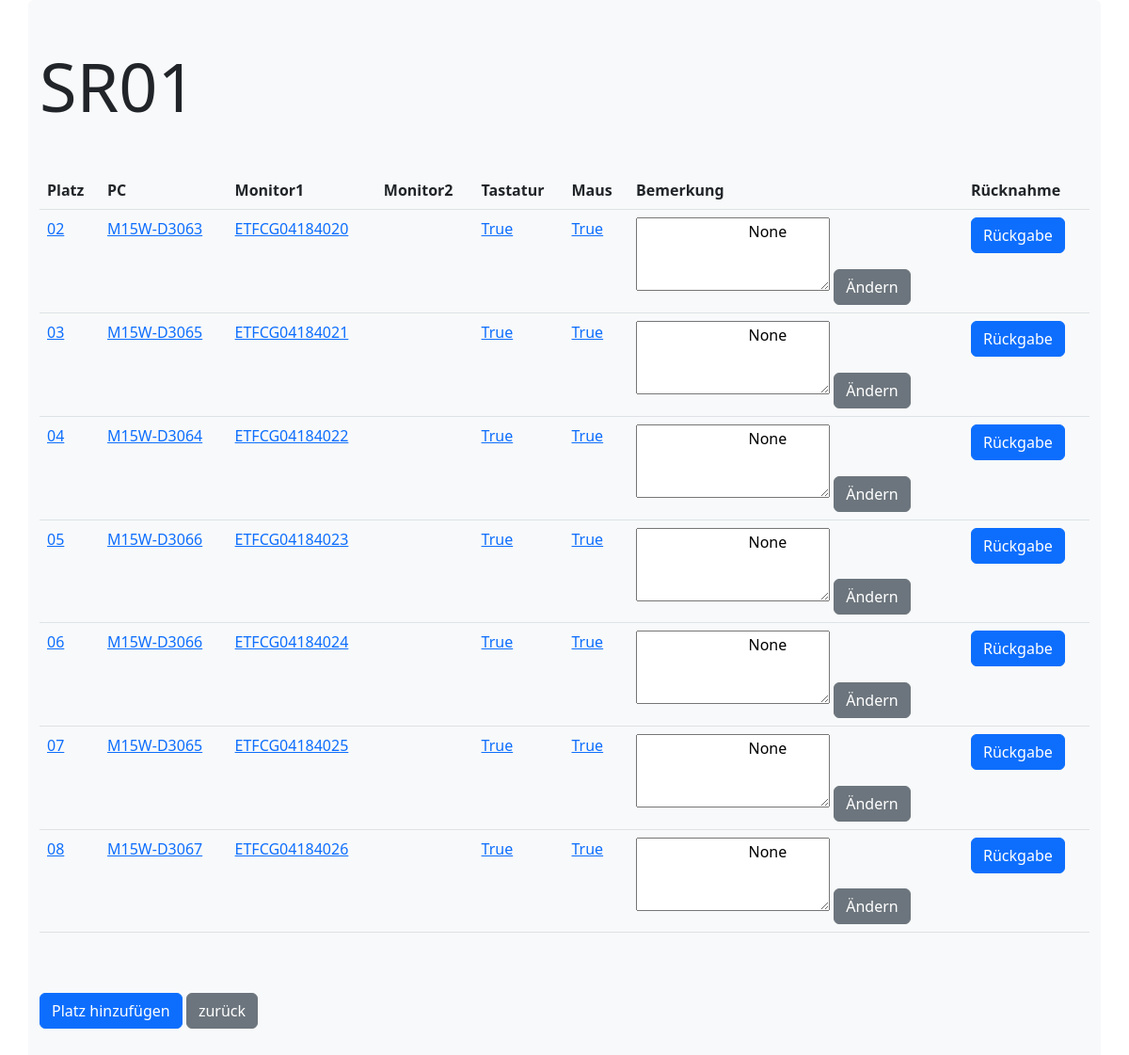
/itinventory/platzviewFilterVerleih/1, run on the app's committed database.
### itinventory/models.py (models this page shows)
class Rooms(models.Model):
  roomname = models.CharField(max_length=255)
  anzahlplaetze = models.IntegerField(default=None)

class Platz(models.Model):
  bezeichnung = models.CharField(max_length=50, null=True)
  room = models.ForeignKey(Rooms, on_delete=models.CASCADE,null=True,default=None, related_name='Room')
  pc = models.ForeignKey(Pcs, on_delete=models.CASCADE, default=None,null=True)
  monitor1 = models.ForeignKey(Monitor,on_delete=models.CASCADE, related_name='Monitor1', default=None,null=True)
  monitor2 = models.ForeignKey(Monitor,on_delete=models.CASCADE, related_name='Monitor2', default=None,null=True)
  bemaerkung = models.CharField(max_length=300,default=None, null=True, blank=True)
  tastatur = models.BooleanField(default=False,null=True)
  maus = models.BooleanField(default=False,null=True)

class Pcs(models.Model):
    modell = models.CharField(max_length=255)
    RAM = models.CharField(max_length=255)
    CPU = models.CharField(max_length=255)
    anzahlkerne = models.CharField(max_length=255)
    festplatte = models.CharField(max_length=255, null=True)
    serialnummer = models.CharField(max_length=50,default=None, null=True, blank=True)
    monitor1 = models.CharField(max_length=50,default=None, null=True, blank=True)
    monitor2 = models.CharField(max_length=50,default=None, null=True, blank=True)
    bemaerkung = models.CharField(max_length=300,default=None, null=True, blank=True)
    status = models.CharField(max_length=100,default=None, null=True, blank=True)

class Monitor(models.Model):
    schnittstelle = models.CharField(max_length=255)
    serialnummer = models.CharField(max_length=55,default=None, null=True, blank=True)
    bemaerkung = models.CharField(max_length=300,default=None, null=True, blank=True)
    status = models.CharField(max_length=100,default=None, null=True, blank=True)

### itinventory/views.py (the view)
# urls.py: path('platzviewFilterVerleih/<int:id>', views.platzviewFilterVerleih, name='platzviewFilterVerleih'),
def platzviewFilterVerleih(request, id):
    myplaetze = Platz.objects.filter(room_id=id)
    mypcs = Pcs.objects.filter(id=id)
    myrooms = Rooms.objects.get(id=id)
    template = loader.get_template('platzVerleih.html')
    context = {
        'myplaetze': myplaetze,
        'myrooms': myrooms,
        'mypcs': mypcs,
    }
    return HttpResponse(template.render(context, request))

### itinventory/templates/platzVerleih.html (shortened to what this page needs)
{% load static %}
<!doctype html>
<html lang="en">
  <head>
    <link href="https://cdn.jsdelivr.net/npm/bootstrap@5.2.2/dist/css/bootstrap.min.css" rel="stylesheet">
  </head>
  <body>
    <div class="container bg-light rounded" >
        <div class="row">
            <div class="col-12">
                <h1 class="display-2 my-5"> {{myrooms.roomname }}</h1>
                <div class="table-responsive">
                  <table class="table">
                    <tr>
                      <th>Platz</th>
                      <th>PC</th>
                      <th>Monitor1</th>
                      <th>Monitor2</th>
                      <th>Tastatur</th>
                      <th>Maus</th>
                      <th>Bemerkung</th>
                      <th>Rücknahme</th>
                    </tr>
                    {% for line in myplaetze %}
                    <tr>
                      <td><a href="/itinventory/updatePlatzVerleih/{{ line.id }}">{{ line.bezeichnung }}</a></td>
                      <td>
                       <a href="/itinventory/updatePlatzVerleih/{{ line.id }}">{{ line.pc.modell }}</a>
                      </td>
                      <td><a href="/itinventory/updatePlatzVerleih/{{ line.id }}">{{ line.monitor1.serialnummer }}</a></td>
                      <td><a href="/itinventory/updatePlatzVerleih/{{ line.id }}">{{ line.monitor2.serialnummer }}</a></td>
                      <td><a href="/itinventory/updatePlatzVerleih/{{ line.id }}">{{ line.maus }}</a></td>
                      <td><a href="/itinventory/updatePlatzVerleih/{{ line.id }}">{{ line.tastatur }}</a></td>
                      <td>
                        <textarea id="Bemerkung" name="Bemerkung" rows="3" cols="20" placeholder="" href="/itinventory/updatePlatz/{{ line.id }}">
                            {{ line.bemaerkung }}
                        </textarea>
                        <a href="/itinventory/updatePlatzVerleih/{{ line.id }}" class="btn btn-secondary">Ändern</a>
                        </td>
                      <td>
                        <button type="button" class="btn btn-primary" data-bs-toggle="modal" data-bs-target="#exampleModal{{ line.id }}">
                          Rückgabe
                        </button>
                      </td>
                    </tr>
                    {% endfor %}
                  </table>
                </div>
                <a href="/itinventory/addPlatzRaum/{{myrooms.id }}" class="btn btn-primary my-5" >Platz hinzufügen</a>
                <a href="/itinventory" class="btn btn-secondary">zurück</a>
            </div>
        </div>
    </div>
  </body>
</html>

### data on the page
Rooms: roomname "SR01"
Platz: bezeichnung "02", pc.modell "M15W-D3063", monitor1.serialnummer "ETFCG04184020", maus "True", tastatur "True", Bemerkung "None"
Platz: bezeichnung "03", pc.modell "M15W-D3065", monitor1.serialnummer "ETFCG04184021", maus "True", tastatur "True", Bemerkung "None"
Platz: bezeichnung "04", pc.modell "M15W-D3064", monitor1.serialnummer "ETFCG04184022", maus "True", tastatur "True", Bemerkung "None"
Platz: bezeichnung "05", pc.modell "M15W-D3066", monitor1.serialnummer "ETFCG04184023", maus "True", tastatur "True", Bemerkung "None"
Platz: bezeichnung "06", pc.modell "M15W-D3066", monitor1.serialnummer "ETFCG04184024", maus "True", tastatur "True", Bemerkung "None"
Platz: bezeichnung "07", pc.modell "M15W-D3065", monitor1.serialnummer "ETFCG04184025", maus "True", tastatur "True", Bemerkung "None"
Platz: bezeichnung "08", pc.modell "M15W-D3067", monitor1.serialnummer "ETFCG04184026", maus "True", tastatur "True", Bemerkung "None"
